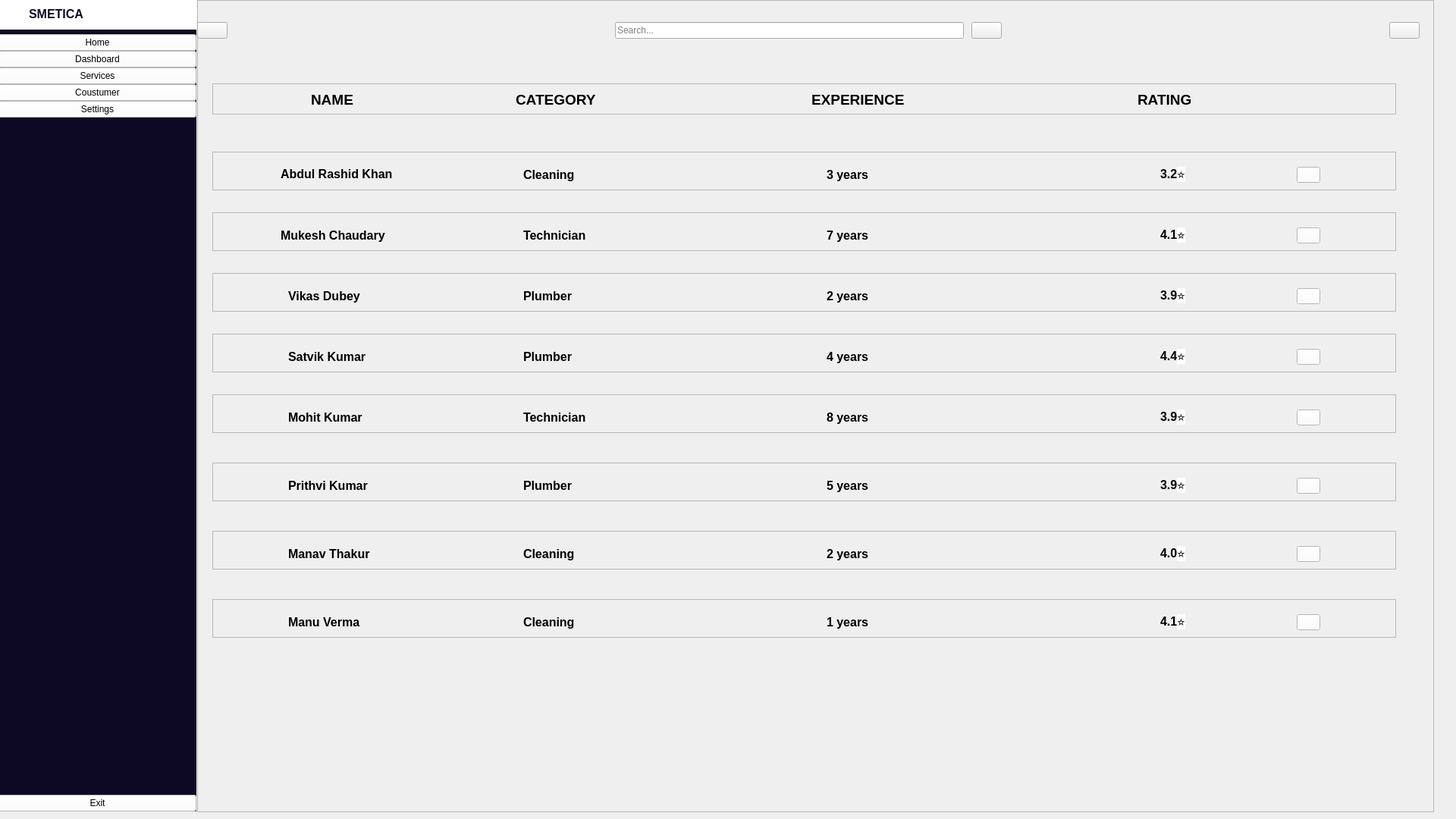
<?xml version="1.0" encoding="UTF-8"?>
<ui version="4.0">
 <class>Form</class>
 <widget class="QWidget" name="Form">
  <property name="geometry">
   <rect>
    <x>0</x>
    <y>0</y>
    <width>1920</width>
    <height>1080</height>
   </rect>
  </property>
  <property name="windowTitle">
   <string>Form</string>
  </property>
  <widget class="QWidget" name="full_menu_widget" native="true">
   <property name="geometry">
    <rect>
     <x>-2</x>
     <y>-1</y>
     <width>261</width>
     <height>1071</height>
    </rect>
   </property>
   <property name="styleSheet">
    <string notr="true">
background-color: rgb(13, 9, 36);</string>
   </property>
   <layout class="QVBoxLayout" name="verticalLayout_9">
    <property name="sizeConstraint">
     <enum>QLayout::SetDefaultConstraint</enum>
    </property>
    <item>
     <layout class="QHBoxLayout" name="horizontalLayout_8">
      <property name="spacing">
       <number>0</number>
      </property>
      <item>
       <widget class="QLabel" name="logo_label_5">
        <property name="minimumSize">
         <size>
          <width>40</width>
          <height>40</height>
         </size>
        </property>
        <property name="maximumSize">
         <size>
          <width>40</width>
          <height>40</height>
         </size>
        </property>
        <property name="styleSheet">
         <string notr="true">image: url(:/newPrefix/icons/attachment_97751416.svg);
background-color: rgb(255, 255, 255);</string>
        </property>
        <property name="text">
         <string/>
        </property>
        <property name="pixmap">
         <pixmap>:/icon/icon/Logo.png</pixmap>
        </property>
        <property name="scaledContents">
         <bool>true</bool>
        </property>
       </widget>
      </item>
      <item>
       <widget class="QLabel" name="logo_label_6">
        <property name="font">
         <font>
          <pointsize>15</pointsize>
         </font>
        </property>
        <property name="styleSheet">
         <string notr="true">background-color: rgb(255, 255, 255);</string>
        </property>
        <property name="text">
         <string>&lt;html&gt;&lt;head/&gt;&lt;body&gt;&lt;p&gt;&lt;span style=&quot; font-size:12pt; font-weight:600; color:#0d0924;&quot;&gt;SMETICA&lt;/span&gt;&lt;/p&gt;&lt;/body&gt;&lt;/html&gt;</string>
        </property>
       </widget>
      </item>
     </layout>
    </item>
    <item>
     <layout class="QVBoxLayout" name="verticalLayout_10">
      <property name="spacing">
       <number>0</number>
      </property>
      <item>
       <widget class="QPushButton" name="home_btn_4">
        <property name="enabled">
         <bool>true</bool>
        </property>
        <property name="sizePolicy">
         <sizepolicy hsizetype="Minimum" vsizetype="Fixed">
          <horstretch>45</horstretch>
          <verstretch>45</verstretch>
         </sizepolicy>
        </property>
        <property name="styleSheet">
         <string notr="true">background-color: rgb(255, 255, 255);</string>
        </property>
        <property name="text">
         <string>Home</string>
        </property>
        <property name="icon">
         <iconset resource="mainfileeee.qrc">
          <normaloff>:/newPrefix/icons/home-4-32.ico</normaloff>:/newPrefix/icons/home-4-32.ico</iconset>
        </property>
        <property name="iconSize">
         <size>
          <width>14</width>
          <height>14</height>
         </size>
        </property>
        <property name="checkable">
         <bool>true</bool>
        </property>
        <property name="autoExclusive">
         <bool>true</bool>
        </property>
       </widget>
      </item>
      <item>
       <widget class="QPushButton" name="dashborad_btn_4">
        <property name="styleSheet">
         <string notr="true">background-color: rgb(255, 255, 255);</string>
        </property>
        <property name="text">
         <string>Dashboard</string>
        </property>
        <property name="icon">
         <iconset resource="mainfileeee.qrc">
          <normaloff>:/newPrefix/icons/dashboard-5-32.ico</normaloff>:/newPrefix/icons/dashboard-5-32.ico</iconset>
        </property>
        <property name="iconSize">
         <size>
          <width>14</width>
          <height>14</height>
         </size>
        </property>
        <property name="checkable">
         <bool>true</bool>
        </property>
        <property name="autoExclusive">
         <bool>true</bool>
        </property>
       </widget>
      </item>
      <item>
       <widget class="QPushButton" name="ser3">
        <property name="styleSheet">
         <string notr="true">background-color: rgb(255, 255, 255);</string>
        </property>
        <property name="text">
         <string>Services</string>
        </property>
        <property name="icon">
         <iconset resource="mainfileeee.qrc">
          <normaloff>:/newPrefix/icons/group-32.ico</normaloff>:/newPrefix/icons/group-32.ico</iconset>
        </property>
        <property name="iconSize">
         <size>
          <width>14</width>
          <height>14</height>
         </size>
        </property>
        <property name="checkable">
         <bool>true</bool>
        </property>
        <property name="autoExclusive">
         <bool>true</bool>
        </property>
       </widget>
      </item>
      <item>
       <widget class="QPushButton" name="products_btn_4">
        <property name="styleSheet">
         <string notr="true">background-color: rgb(255, 255, 255);</string>
        </property>
        <property name="text">
         <string>Coustumer</string>
        </property>
        <property name="icon">
         <iconset resource="mainfileeee.qrc">
          <normaloff>:/newPrefix/icons/user-48.ico</normaloff>:/newPrefix/icons/user-48.ico</iconset>
        </property>
        <property name="iconSize">
         <size>
          <width>14</width>
          <height>14</height>
         </size>
        </property>
        <property name="checkable">
         <bool>true</bool>
        </property>
        <property name="autoExclusive">
         <bool>true</bool>
        </property>
       </widget>
      </item>
      <item>
       <widget class="QPushButton" name="customers_btn_4">
        <property name="styleSheet">
         <string notr="true">background-color: rgb(255, 255, 255);</string>
        </property>
        <property name="text">
         <string>Settings</string>
        </property>
        <property name="icon">
         <iconset resource="mainfileeee.qrc">
          <normaloff>:/newPrefix/icons/settings1.svg</normaloff>:/newPrefix/icons/settings1.svg</iconset>
        </property>
        <property name="iconSize">
         <size>
          <width>14</width>
          <height>14</height>
         </size>
        </property>
        <property name="checkable">
         <bool>true</bool>
        </property>
        <property name="autoExclusive">
         <bool>true</bool>
        </property>
       </widget>
      </item>
     </layout>
    </item>
    <item>
     <spacer name="verticalSpacer_4">
      <property name="orientation">
       <enum>Qt::Vertical</enum>
      </property>
      <property name="sizeHint" stdset="0">
       <size>
        <width>20</width>
        <height>373</height>
       </size>
      </property>
     </spacer>
    </item>
    <item>
     <widget class="QPushButton" name="exit_btn_4">
      <property name="styleSheet">
       <string notr="true">background-color: rgb(255, 255, 255);</string>
      </property>
      <property name="text">
       <string>Exit</string>
      </property>
      <property name="icon">
       <iconset resource="mainfileeee.qrc">
        <normaloff>:/newPrefix/icons/close-window-64.ico</normaloff>:/newPrefix/icons/close-window-64.ico</iconset>
      </property>
      <property name="iconSize">
       <size>
        <width>14</width>
        <height>14</height>
       </size>
      </property>
     </widget>
    </item>
   </layout>
  </widget>
  <widget class="QFrame" name="frame">
   <property name="geometry">
    <rect>
     <x>260</x>
     <y>0</y>
     <width>1631</width>
     <height>1071</height>
    </rect>
   </property>
   <property name="frameShape">
    <enum>QFrame::StyledPanel</enum>
   </property>
   <property name="frameShadow">
    <enum>QFrame::Raised</enum>
   </property>
   <widget class="QFrame" name="frame_2">
    <property name="geometry">
     <rect>
      <x>20</x>
      <y>280</y>
      <width>1561</width>
      <height>51</height>
     </rect>
    </property>
    <property name="frameShape">
     <enum>QFrame::StyledPanel</enum>
    </property>
    <property name="frameShadow">
     <enum>QFrame::Raised</enum>
    </property>
    <widget class="QLabel" name="label_2">
     <property name="geometry">
      <rect>
       <x>10</x>
       <y>10</y>
       <width>31</width>
       <height>31</height>
      </rect>
     </property>
     <property name="text">
      <string/>
     </property>
     <property name="pixmap">
      <pixmap resource="mainfileeee.qrc">:/newPrefix/icons/user-48.ico</pixmap>
     </property>
     <property name="scaledContents">
      <bool>true</bool>
     </property>
    </widget>
    <widget class="QLabel" name="label_6">
     <property name="geometry">
      <rect>
       <x>90</x>
       <y>20</y>
       <width>151</width>
       <height>21</height>
      </rect>
     </property>
     <property name="text">
      <string>&lt;html&gt;&lt;head/&gt;&lt;body&gt;&lt;p&gt;&lt;span style=&quot; font-size:12pt; font-weight:600;&quot;&gt;Mukesh Chaudary&lt;/span&gt;&lt;/p&gt;&lt;/body&gt;&lt;/html&gt;</string>
     </property>
    </widget>
    <widget class="QLabel" name="label_14">
     <property name="geometry">
      <rect>
       <x>410</x>
       <y>20</y>
       <width>91</width>
       <height>21</height>
      </rect>
     </property>
     <property name="text">
      <string>&lt;html&gt;&lt;head/&gt;&lt;body&gt;&lt;p&gt;&lt;span style=&quot; font-size:12pt; font-weight:600;&quot;&gt;Technician&lt;/span&gt;&lt;/p&gt;&lt;/body&gt;&lt;/html&gt;</string>
     </property>
    </widget>
    <widget class="QLabel" name="label_19">
     <property name="geometry">
      <rect>
       <x>810</x>
       <y>20</y>
       <width>71</width>
       <height>21</height>
      </rect>
     </property>
     <property name="text">
      <string>&lt;html&gt;&lt;head/&gt;&lt;body&gt;&lt;p&gt;&lt;span style=&quot; font-size:12pt; font-weight:600;&quot;&gt;7 years&lt;/span&gt;&lt;/p&gt;&lt;/body&gt;&lt;/html&gt;</string>
     </property>
    </widget>
    <widget class="QLabel" name="label_21">
     <property name="geometry">
      <rect>
       <x>1250</x>
       <y>20</y>
       <width>51</width>
       <height>21</height>
      </rect>
     </property>
     <property name="text">
      <string>&lt;html&gt;&lt;head/&gt;&lt;body&gt;&lt;p&gt;&lt;span style=&quot; font-size:12pt; font-weight:600;&quot;&gt;4.1&lt;/span&gt;&lt;span style=&quot; font-family:'Inter','sans-serif'; font-size:16px; color:#212529; background-color:#ffffff;&quot;&gt;⭐&lt;/span&gt;&lt;/p&gt;&lt;/body&gt;&lt;/html&gt;</string>
     </property>
    </widget>
    <widget class="QPushButton" name="pushButton_2">
     <property name="geometry">
      <rect>
       <x>1430</x>
       <y>20</y>
       <width>31</width>
       <height>21</height>
      </rect>
     </property>
     <property name="styleSheet">
      <string notr="true">background-color: rgb(255, 255, 255);</string>
     </property>
     <property name="text">
      <string/>
     </property>
     <property name="icon">
      <iconset resource="mainfileeee.qrc">
       <normaloff>:/newPrefix/icons/settings1.svg</normaloff>:/newPrefix/icons/settings1.svg</iconset>
     </property>
    </widget>
   </widget>
   <widget class="QFrame" name="frame_4">
    <property name="geometry">
     <rect>
      <x>20</x>
      <y>200</y>
      <width>1561</width>
      <height>51</height>
     </rect>
    </property>
    <property name="styleSheet">
     <string notr="true"/>
    </property>
    <property name="frameShape">
     <enum>QFrame::StyledPanel</enum>
    </property>
    <property name="frameShadow">
     <enum>QFrame::Raised</enum>
    </property>
    <widget class="QLabel" name="label">
     <property name="geometry">
      <rect>
       <x>10</x>
       <y>10</y>
       <width>31</width>
       <height>31</height>
      </rect>
     </property>
     <property name="text">
      <string/>
     </property>
     <property name="pixmap">
      <pixmap resource="mainfileeee.qrc">:/newPrefix/icons/user-48.ico</pixmap>
     </property>
     <property name="scaledContents">
      <bool>true</bool>
     </property>
    </widget>
    <widget class="QLabel" name="label_5">
     <property name="geometry">
      <rect>
       <x>90</x>
       <y>20</y>
       <width>161</width>
       <height>16</height>
      </rect>
     </property>
     <property name="text">
      <string>&lt;html&gt;&lt;head/&gt;&lt;body&gt;&lt;p&gt;&lt;span style=&quot; font-size:12pt; font-weight:600;&quot;&gt;Abdul Rashid Khan&lt;/span&gt;&lt;/p&gt;&lt;/body&gt;&lt;/html&gt;</string>
     </property>
    </widget>
    <widget class="QLabel" name="label_13">
     <property name="geometry">
      <rect>
       <x>410</x>
       <y>20</y>
       <width>81</width>
       <height>21</height>
      </rect>
     </property>
     <property name="text">
      <string>&lt;html&gt;&lt;head/&gt;&lt;body&gt;&lt;p&gt;&lt;span style=&quot; font-size:12pt; font-weight:600;&quot;&gt;Cleaning&lt;/span&gt;&lt;/p&gt;&lt;/body&gt;&lt;/html&gt;</string>
     </property>
    </widget>
    <widget class="QLabel" name="label_17">
     <property name="geometry">
      <rect>
       <x>810</x>
       <y>20</y>
       <width>61</width>
       <height>21</height>
      </rect>
     </property>
     <property name="text">
      <string>&lt;html&gt;&lt;head/&gt;&lt;body&gt;&lt;p&gt;&lt;span style=&quot; font-size:12pt; font-weight:600;&quot;&gt;3 years&lt;/span&gt;&lt;/p&gt;&lt;/body&gt;&lt;/html&gt;</string>
     </property>
    </widget>
    <widget class="QLabel" name="label_18">
     <property name="geometry">
      <rect>
       <x>1250</x>
       <y>20</y>
       <width>51</width>
       <height>21</height>
      </rect>
     </property>
     <property name="text">
      <string>&lt;html&gt;&lt;head/&gt;&lt;body&gt;&lt;p&gt;&lt;span style=&quot; font-size:12pt; font-weight:600;&quot;&gt;3.2&lt;/span&gt;&lt;span style=&quot; font-family:'Inter','sans-serif'; font-size:16px; color:#212529; background-color:#ffffff;&quot;&gt;⭐&lt;/span&gt;&lt;/p&gt;&lt;/body&gt;&lt;/html&gt;</string>
     </property>
    </widget>
    <widget class="QPushButton" name="pushButton">
     <property name="geometry">
      <rect>
       <x>1430</x>
       <y>20</y>
       <width>31</width>
       <height>21</height>
      </rect>
     </property>
     <property name="styleSheet">
      <string notr="true">background-color: rgb(255, 255, 255);</string>
     </property>
     <property name="text">
      <string/>
     </property>
     <property name="icon">
      <iconset resource="mainfileeee.qrc">
       <normaloff>:/newPrefix/icons/settings1.svg</normaloff>:/newPrefix/icons/settings1.svg</iconset>
     </property>
    </widget>
   </widget>
   <widget class="QFrame" name="frame_3">
    <property name="geometry">
     <rect>
      <x>20</x>
      <y>360</y>
      <width>1561</width>
      <height>51</height>
     </rect>
    </property>
    <property name="frameShape">
     <enum>QFrame::StyledPanel</enum>
    </property>
    <property name="frameShadow">
     <enum>QFrame::Raised</enum>
    </property>
    <widget class="QLabel" name="label_3">
     <property name="geometry">
      <rect>
       <x>10</x>
       <y>10</y>
       <width>31</width>
       <height>31</height>
      </rect>
     </property>
     <property name="text">
      <string/>
     </property>
     <property name="pixmap">
      <pixmap resource="mainfileeee.qrc">:/newPrefix/icons/user-48.ico</pixmap>
     </property>
     <property name="scaledContents">
      <bool>true</bool>
     </property>
    </widget>
    <widget class="QLabel" name="label_10">
     <property name="geometry">
      <rect>
       <x>100</x>
       <y>20</y>
       <width>101</width>
       <height>21</height>
      </rect>
     </property>
     <property name="text">
      <string>&lt;html&gt;&lt;head/&gt;&lt;body&gt;&lt;p&gt;&lt;span style=&quot; font-size:12pt; font-weight:600;&quot;&gt;Vikas Dubey&lt;/span&gt;&lt;/p&gt;&lt;/body&gt;&lt;/html&gt;</string>
     </property>
    </widget>
    <widget class="QLabel" name="label_16">
     <property name="geometry">
      <rect>
       <x>410</x>
       <y>20</y>
       <width>71</width>
       <height>21</height>
      </rect>
     </property>
     <property name="text">
      <string>&lt;html&gt;&lt;head/&gt;&lt;body&gt;&lt;p&gt;&lt;span style=&quot; font-size:12pt; font-weight:600;&quot;&gt;Plumber&lt;/span&gt;&lt;/p&gt;&lt;/body&gt;&lt;/html&gt;</string>
     </property>
    </widget>
    <widget class="QLabel" name="label_20">
     <property name="geometry">
      <rect>
       <x>810</x>
       <y>20</y>
       <width>61</width>
       <height>21</height>
      </rect>
     </property>
     <property name="text">
      <string>&lt;html&gt;&lt;head/&gt;&lt;body&gt;&lt;p&gt;&lt;span style=&quot; font-size:12pt; font-weight:600;&quot;&gt;2 years&lt;/span&gt;&lt;/p&gt;&lt;/body&gt;&lt;/html&gt;</string>
     </property>
    </widget>
    <widget class="QLabel" name="label_22">
     <property name="geometry">
      <rect>
       <x>1250</x>
       <y>20</y>
       <width>51</width>
       <height>21</height>
      </rect>
     </property>
     <property name="text">
      <string>&lt;html&gt;&lt;head/&gt;&lt;body&gt;&lt;p&gt;&lt;span style=&quot; font-size:12pt; font-weight:600;&quot;&gt;3.9&lt;/span&gt;&lt;span style=&quot; font-family:'Inter','sans-serif'; font-size:16px; color:#212529; background-color:#ffffff;&quot;&gt;⭐&lt;/span&gt;&lt;/p&gt;&lt;/body&gt;&lt;/html&gt;</string>
     </property>
    </widget>
    <widget class="QPushButton" name="pushButton_3">
     <property name="geometry">
      <rect>
       <x>1430</x>
       <y>20</y>
       <width>31</width>
       <height>21</height>
      </rect>
     </property>
     <property name="styleSheet">
      <string notr="true">background-color: rgb(255, 255, 255);</string>
     </property>
     <property name="text">
      <string/>
     </property>
     <property name="icon">
      <iconset resource="mainfileeee.qrc">
       <normaloff>:/newPrefix/icons/settings1.svg</normaloff>:/newPrefix/icons/settings1.svg</iconset>
     </property>
    </widget>
   </widget>
   <widget class="QFrame" name="frame_5">
    <property name="geometry">
     <rect>
      <x>20</x>
      <y>440</y>
      <width>1561</width>
      <height>51</height>
     </rect>
    </property>
    <property name="frameShape">
     <enum>QFrame::StyledPanel</enum>
    </property>
    <property name="frameShadow">
     <enum>QFrame::Raised</enum>
    </property>
    <widget class="QLabel" name="label_4">
     <property name="geometry">
      <rect>
       <x>10</x>
       <y>10</y>
       <width>31</width>
       <height>31</height>
      </rect>
     </property>
     <property name="text">
      <string/>
     </property>
     <property name="pixmap">
      <pixmap resource="mainfileeee.qrc">:/newPrefix/icons/user-48.ico</pixmap>
     </property>
     <property name="scaledContents">
      <bool>true</bool>
     </property>
    </widget>
    <widget class="QLabel" name="label_12">
     <property name="geometry">
      <rect>
       <x>100</x>
       <y>20</y>
       <width>111</width>
       <height>21</height>
      </rect>
     </property>
     <property name="text">
      <string>&lt;html&gt;&lt;head/&gt;&lt;body&gt;&lt;p&gt;&lt;span style=&quot; font-size:12pt; font-weight:600;&quot;&gt;Satvik Kumar&lt;/span&gt;&lt;/p&gt;&lt;/body&gt;&lt;/html&gt;</string>
     </property>
    </widget>
    <widget class="QLabel" name="label_15">
     <property name="geometry">
      <rect>
       <x>410</x>
       <y>20</y>
       <width>71</width>
       <height>21</height>
      </rect>
     </property>
     <property name="text">
      <string>&lt;html&gt;&lt;head/&gt;&lt;body&gt;&lt;p&gt;&lt;span style=&quot; font-size:12pt; font-weight:600;&quot;&gt;Plumber&lt;/span&gt;&lt;/p&gt;&lt;/body&gt;&lt;/html&gt;</string>
     </property>
    </widget>
    <widget class="QLabel" name="label_23">
     <property name="geometry">
      <rect>
       <x>810</x>
       <y>20</y>
       <width>71</width>
       <height>21</height>
      </rect>
     </property>
     <property name="text">
      <string>&lt;html&gt;&lt;head/&gt;&lt;body&gt;&lt;p&gt;&lt;span style=&quot; font-size:12pt; font-weight:600;&quot;&gt;4 years&lt;/span&gt;&lt;/p&gt;&lt;/body&gt;&lt;/html&gt;</string>
     </property>
    </widget>
    <widget class="QLabel" name="label_24">
     <property name="geometry">
      <rect>
       <x>1250</x>
       <y>20</y>
       <width>51</width>
       <height>21</height>
      </rect>
     </property>
     <property name="text">
      <string>&lt;html&gt;&lt;head/&gt;&lt;body&gt;&lt;p&gt;&lt;span style=&quot; font-size:12pt; font-weight:600;&quot;&gt;4.4&lt;/span&gt;&lt;span style=&quot; font-family:'Inter','sans-serif'; font-size:16px; color:#212529; background-color:#ffffff;&quot;&gt;⭐&lt;/span&gt;&lt;/p&gt;&lt;/body&gt;&lt;/html&gt;</string>
     </property>
    </widget>
    <widget class="QPushButton" name="pushButton_4">
     <property name="geometry">
      <rect>
       <x>1430</x>
       <y>20</y>
       <width>31</width>
       <height>21</height>
      </rect>
     </property>
     <property name="styleSheet">
      <string notr="true">background-color: rgb(255, 255, 255);</string>
     </property>
     <property name="text">
      <string/>
     </property>
     <property name="icon">
      <iconset resource="mainfileeee.qrc">
       <normaloff>:/newPrefix/icons/settings1.svg</normaloff>:/newPrefix/icons/settings1.svg</iconset>
     </property>
    </widget>
   </widget>
   <widget class="QFrame" name="frame_6">
    <property name="geometry">
     <rect>
      <x>20</x>
      <y>110</y>
      <width>1561</width>
      <height>41</height>
     </rect>
    </property>
    <property name="frameShape">
     <enum>QFrame::StyledPanel</enum>
    </property>
    <property name="frameShadow">
     <enum>QFrame::Raised</enum>
    </property>
    <widget class="QLabel" name="label_7">
     <property name="geometry">
      <rect>
       <x>130</x>
       <y>10</y>
       <width>61</width>
       <height>21</height>
      </rect>
     </property>
     <property name="text">
      <string>&lt;html&gt;&lt;head/&gt;&lt;body&gt;&lt;p&gt;&lt;span style=&quot; font-size:14pt; font-weight:600;&quot;&gt;NAME&lt;/span&gt;&lt;/p&gt;&lt;/body&gt;&lt;/html&gt;</string>
     </property>
    </widget>
    <widget class="QLabel" name="label_8">
     <property name="geometry">
      <rect>
       <x>400</x>
       <y>10</y>
       <width>111</width>
       <height>21</height>
      </rect>
     </property>
     <property name="text">
      <string>&lt;html&gt;&lt;head/&gt;&lt;body&gt;&lt;p&gt;&lt;span style=&quot; font-size:14pt; font-weight:600;&quot;&gt;CATEGORY&lt;/span&gt;&lt;/p&gt;&lt;/body&gt;&lt;/html&gt;</string>
     </property>
    </widget>
    <widget class="QLabel" name="label_9">
     <property name="geometry">
      <rect>
       <x>790</x>
       <y>10</y>
       <width>131</width>
       <height>21</height>
      </rect>
     </property>
     <property name="text">
      <string>&lt;html&gt;&lt;head/&gt;&lt;body&gt;&lt;p&gt;&lt;span style=&quot; font-size:14pt; font-weight:600;&quot;&gt;EXPERIENCE&lt;/span&gt;&lt;/p&gt;&lt;/body&gt;&lt;/html&gt;</string>
     </property>
    </widget>
    <widget class="QLabel" name="label_11">
     <property name="geometry">
      <rect>
       <x>1220</x>
       <y>10</y>
       <width>81</width>
       <height>21</height>
      </rect>
     </property>
     <property name="text">
      <string>&lt;html&gt;&lt;head/&gt;&lt;body&gt;&lt;p&gt;&lt;span style=&quot; font-size:14pt; font-weight:600;&quot;&gt;RATING&lt;/span&gt;&lt;/p&gt;&lt;/body&gt;&lt;/html&gt;</string>
     </property>
    </widget>
   </widget>
   <widget class="QFrame" name="frame_7">
    <property name="geometry">
     <rect>
      <x>20</x>
      <y>520</y>
      <width>1561</width>
      <height>51</height>
     </rect>
    </property>
    <property name="frameShape">
     <enum>QFrame::StyledPanel</enum>
    </property>
    <property name="frameShadow">
     <enum>QFrame::Raised</enum>
    </property>
    <widget class="QLabel" name="label_30">
     <property name="geometry">
      <rect>
       <x>10</x>
       <y>10</y>
       <width>31</width>
       <height>31</height>
      </rect>
     </property>
     <property name="text">
      <string/>
     </property>
     <property name="pixmap">
      <pixmap resource="mainfileeee.qrc">:/newPrefix/icons/user-48.ico</pixmap>
     </property>
     <property name="scaledContents">
      <bool>true</bool>
     </property>
    </widget>
    <widget class="QLabel" name="label_31">
     <property name="geometry">
      <rect>
       <x>100</x>
       <y>20</y>
       <width>111</width>
       <height>21</height>
      </rect>
     </property>
     <property name="text">
      <string>&lt;html&gt;&lt;head/&gt;&lt;body&gt;&lt;p&gt;&lt;span style=&quot; font-size:12pt; font-weight:600;&quot;&gt;Mohit Kumar&lt;/span&gt;&lt;/p&gt;&lt;/body&gt;&lt;/html&gt;</string>
     </property>
    </widget>
    <widget class="QLabel" name="label_32">
     <property name="geometry">
      <rect>
       <x>410</x>
       <y>20</y>
       <width>91</width>
       <height>21</height>
      </rect>
     </property>
     <property name="text">
      <string>&lt;html&gt;&lt;head/&gt;&lt;body&gt;&lt;p&gt;&lt;span style=&quot; font-size:12pt; font-weight:600;&quot;&gt;Technician&lt;/span&gt;&lt;/p&gt;&lt;/body&gt;&lt;/html&gt;</string>
     </property>
    </widget>
    <widget class="QLabel" name="label_33">
     <property name="geometry">
      <rect>
       <x>810</x>
       <y>20</y>
       <width>71</width>
       <height>21</height>
      </rect>
     </property>
     <property name="text">
      <string>&lt;html&gt;&lt;head/&gt;&lt;body&gt;&lt;p&gt;&lt;span style=&quot; font-size:12pt; font-weight:600;&quot;&gt;8 years&lt;/span&gt;&lt;/p&gt;&lt;/body&gt;&lt;/html&gt;</string>
     </property>
    </widget>
    <widget class="QLabel" name="label_34">
     <property name="geometry">
      <rect>
       <x>1250</x>
       <y>20</y>
       <width>51</width>
       <height>21</height>
      </rect>
     </property>
     <property name="text">
      <string>&lt;html&gt;&lt;head/&gt;&lt;body&gt;&lt;p&gt;&lt;span style=&quot; font-size:12pt; font-weight:600;&quot;&gt;3.9&lt;/span&gt;&lt;span style=&quot; font-family:'Inter','sans-serif'; font-size:16px; color:#212529; background-color:#ffffff;&quot;&gt;⭐&lt;/span&gt;&lt;/p&gt;&lt;/body&gt;&lt;/html&gt;</string>
     </property>
    </widget>
    <widget class="QPushButton" name="pushButton_6">
     <property name="geometry">
      <rect>
       <x>1430</x>
       <y>20</y>
       <width>31</width>
       <height>21</height>
      </rect>
     </property>
     <property name="styleSheet">
      <string notr="true">background-color: rgb(255, 255, 255);</string>
     </property>
     <property name="text">
      <string/>
     </property>
     <property name="icon">
      <iconset resource="mainfileeee.qrc">
       <normaloff>:/newPrefix/icons/settings1.svg</normaloff>:/newPrefix/icons/settings1.svg</iconset>
     </property>
    </widget>
   </widget>
   <widget class="QFrame" name="frame_8">
    <property name="geometry">
     <rect>
      <x>20</x>
      <y>610</y>
      <width>1561</width>
      <height>51</height>
     </rect>
    </property>
    <property name="frameShape">
     <enum>QFrame::StyledPanel</enum>
    </property>
    <property name="frameShadow">
     <enum>QFrame::Raised</enum>
    </property>
    <widget class="QLabel" name="label_40">
     <property name="geometry">
      <rect>
       <x>10</x>
       <y>10</y>
       <width>31</width>
       <height>31</height>
      </rect>
     </property>
     <property name="text">
      <string/>
     </property>
     <property name="pixmap">
      <pixmap resource="mainfileeee.qrc">:/newPrefix/icons/user-48.ico</pixmap>
     </property>
     <property name="scaledContents">
      <bool>true</bool>
     </property>
    </widget>
    <widget class="QLabel" name="label_41">
     <property name="geometry">
      <rect>
       <x>100</x>
       <y>20</y>
       <width>121</width>
       <height>21</height>
      </rect>
     </property>
     <property name="text">
      <string>&lt;html&gt;&lt;head/&gt;&lt;body&gt;&lt;p&gt;&lt;span style=&quot; font-size:12pt; font-weight:600;&quot;&gt;Prithvi Kumar&lt;/span&gt;&lt;/p&gt;&lt;/body&gt;&lt;/html&gt;</string>
     </property>
    </widget>
    <widget class="QLabel" name="label_42">
     <property name="geometry">
      <rect>
       <x>410</x>
       <y>20</y>
       <width>71</width>
       <height>21</height>
      </rect>
     </property>
     <property name="text">
      <string>&lt;html&gt;&lt;head/&gt;&lt;body&gt;&lt;p&gt;&lt;span style=&quot; font-size:12pt; font-weight:600;&quot;&gt;Plumber&lt;/span&gt;&lt;/p&gt;&lt;/body&gt;&lt;/html&gt;</string>
     </property>
    </widget>
    <widget class="QLabel" name="label_43">
     <property name="geometry">
      <rect>
       <x>810</x>
       <y>20</y>
       <width>71</width>
       <height>21</height>
      </rect>
     </property>
     <property name="text">
      <string>&lt;html&gt;&lt;head/&gt;&lt;body&gt;&lt;p&gt;&lt;span style=&quot; font-size:12pt; font-weight:600;&quot;&gt;5 years&lt;/span&gt;&lt;/p&gt;&lt;/body&gt;&lt;/html&gt;</string>
     </property>
    </widget>
    <widget class="QLabel" name="label_44">
     <property name="geometry">
      <rect>
       <x>1250</x>
       <y>20</y>
       <width>51</width>
       <height>21</height>
      </rect>
     </property>
     <property name="text">
      <string>&lt;html&gt;&lt;head/&gt;&lt;body&gt;&lt;p&gt;&lt;span style=&quot; font-size:12pt; font-weight:600;&quot;&gt;3.9&lt;/span&gt;&lt;span style=&quot; font-family:'Inter','sans-serif'; font-size:16px; color:#212529; background-color:#ffffff;&quot;&gt;⭐&lt;/span&gt;&lt;/p&gt;&lt;/body&gt;&lt;/html&gt;</string>
     </property>
    </widget>
    <widget class="QPushButton" name="pushButton_8">
     <property name="geometry">
      <rect>
       <x>1430</x>
       <y>20</y>
       <width>31</width>
       <height>21</height>
      </rect>
     </property>
     <property name="styleSheet">
      <string notr="true">background-color: rgb(255, 255, 255);</string>
     </property>
     <property name="text">
      <string/>
     </property>
     <property name="icon">
      <iconset resource="mainfileeee.qrc">
       <normaloff>:/newPrefix/icons/settings1.svg</normaloff>:/newPrefix/icons/settings1.svg</iconset>
     </property>
    </widget>
   </widget>
   <widget class="QFrame" name="frame_9">
    <property name="geometry">
     <rect>
      <x>20</x>
      <y>700</y>
      <width>1561</width>
      <height>51</height>
     </rect>
    </property>
    <property name="frameShape">
     <enum>QFrame::StyledPanel</enum>
    </property>
    <property name="frameShadow">
     <enum>QFrame::Raised</enum>
    </property>
    <widget class="QLabel" name="label_45">
     <property name="geometry">
      <rect>
       <x>10</x>
       <y>10</y>
       <width>31</width>
       <height>31</height>
      </rect>
     </property>
     <property name="text">
      <string/>
     </property>
     <property name="pixmap">
      <pixmap resource="mainfileeee.qrc">:/newPrefix/icons/user-48.ico</pixmap>
     </property>
     <property name="scaledContents">
      <bool>true</bool>
     </property>
    </widget>
    <widget class="QLabel" name="label_46">
     <property name="geometry">
      <rect>
       <x>100</x>
       <y>20</y>
       <width>121</width>
       <height>21</height>
      </rect>
     </property>
     <property name="text">
      <string>&lt;html&gt;&lt;head/&gt;&lt;body&gt;&lt;p&gt;&lt;span style=&quot; font-size:12pt; font-weight:600;&quot;&gt;Manav Thakur&lt;/span&gt;&lt;/p&gt;&lt;/body&gt;&lt;/html&gt;</string>
     </property>
    </widget>
    <widget class="QLabel" name="label_47">
     <property name="geometry">
      <rect>
       <x>410</x>
       <y>20</y>
       <width>71</width>
       <height>21</height>
      </rect>
     </property>
     <property name="text">
      <string>&lt;html&gt;&lt;head/&gt;&lt;body&gt;&lt;p&gt;&lt;span style=&quot; font-size:12pt; font-weight:600;&quot;&gt;Cleaning&lt;/span&gt;&lt;/p&gt;&lt;/body&gt;&lt;/html&gt;</string>
     </property>
    </widget>
    <widget class="QLabel" name="label_48">
     <property name="geometry">
      <rect>
       <x>810</x>
       <y>20</y>
       <width>71</width>
       <height>21</height>
      </rect>
     </property>
     <property name="text">
      <string>&lt;html&gt;&lt;head/&gt;&lt;body&gt;&lt;p&gt;&lt;span style=&quot; font-size:12pt; font-weight:600;&quot;&gt;2 years&lt;/span&gt;&lt;/p&gt;&lt;/body&gt;&lt;/html&gt;</string>
     </property>
    </widget>
    <widget class="QLabel" name="label_49">
     <property name="geometry">
      <rect>
       <x>1250</x>
       <y>20</y>
       <width>51</width>
       <height>21</height>
      </rect>
     </property>
     <property name="text">
      <string>&lt;html&gt;&lt;head/&gt;&lt;body&gt;&lt;p&gt;&lt;span style=&quot; font-size:12pt; font-weight:600;&quot;&gt;4.0&lt;/span&gt;&lt;span style=&quot; font-family:'Inter','sans-serif'; font-size:16px; color:#212529; background-color:#ffffff;&quot;&gt;⭐&lt;/span&gt;&lt;/p&gt;&lt;/body&gt;&lt;/html&gt;</string>
     </property>
    </widget>
    <widget class="QPushButton" name="pushButton_9">
     <property name="geometry">
      <rect>
       <x>1430</x>
       <y>20</y>
       <width>31</width>
       <height>21</height>
      </rect>
     </property>
     <property name="styleSheet">
      <string notr="true">background-color: rgb(255, 255, 255);</string>
     </property>
     <property name="text">
      <string/>
     </property>
     <property name="icon">
      <iconset resource="mainfileeee.qrc">
       <normaloff>:/newPrefix/icons/settings1.svg</normaloff>:/newPrefix/icons/settings1.svg</iconset>
     </property>
    </widget>
   </widget>
   <widget class="QFrame" name="frame_10">
    <property name="geometry">
     <rect>
      <x>20</x>
      <y>790</y>
      <width>1561</width>
      <height>51</height>
     </rect>
    </property>
    <property name="frameShape">
     <enum>QFrame::StyledPanel</enum>
    </property>
    <property name="frameShadow">
     <enum>QFrame::Raised</enum>
    </property>
    <widget class="QLabel" name="label_50">
     <property name="geometry">
      <rect>
       <x>10</x>
       <y>10</y>
       <width>31</width>
       <height>31</height>
      </rect>
     </property>
     <property name="text">
      <string/>
     </property>
     <property name="pixmap">
      <pixmap resource="mainfileeee.qrc">:/newPrefix/icons/user-48.ico</pixmap>
     </property>
     <property name="scaledContents">
      <bool>true</bool>
     </property>
    </widget>
    <widget class="QLabel" name="label_51">
     <property name="geometry">
      <rect>
       <x>100</x>
       <y>20</y>
       <width>111</width>
       <height>21</height>
      </rect>
     </property>
     <property name="text">
      <string>&lt;html&gt;&lt;head/&gt;&lt;body&gt;&lt;p&gt;&lt;span style=&quot; font-size:12pt; font-weight:600;&quot;&gt;Manu Verma&lt;/span&gt;&lt;/p&gt;&lt;/body&gt;&lt;/html&gt;</string>
     </property>
    </widget>
    <widget class="QLabel" name="label_52">
     <property name="geometry">
      <rect>
       <x>410</x>
       <y>20</y>
       <width>71</width>
       <height>21</height>
      </rect>
     </property>
     <property name="text">
      <string>&lt;html&gt;&lt;head/&gt;&lt;body&gt;&lt;p&gt;&lt;span style=&quot; font-size:12pt; font-weight:600;&quot;&gt;Cleaning&lt;/span&gt;&lt;/p&gt;&lt;/body&gt;&lt;/html&gt;</string>
     </property>
    </widget>
    <widget class="QLabel" name="label_53">
     <property name="geometry">
      <rect>
       <x>810</x>
       <y>20</y>
       <width>71</width>
       <height>21</height>
      </rect>
     </property>
     <property name="text">
      <string>&lt;html&gt;&lt;head/&gt;&lt;body&gt;&lt;p&gt;&lt;span style=&quot; font-size:12pt; font-weight:600;&quot;&gt;1 years&lt;/span&gt;&lt;/p&gt;&lt;/body&gt;&lt;/html&gt;</string>
     </property>
    </widget>
    <widget class="QLabel" name="label_54">
     <property name="geometry">
      <rect>
       <x>1250</x>
       <y>20</y>
       <width>51</width>
       <height>21</height>
      </rect>
     </property>
     <property name="text">
      <string>&lt;html&gt;&lt;head/&gt;&lt;body&gt;&lt;p&gt;&lt;span style=&quot; font-size:12pt; font-weight:600;&quot;&gt;4.1&lt;/span&gt;&lt;span style=&quot; font-family:'Inter','sans-serif'; font-size:16px; color:#212529; background-color:#ffffff;&quot;&gt;⭐&lt;/span&gt;&lt;/p&gt;&lt;/body&gt;&lt;/html&gt;</string>
     </property>
    </widget>
    <widget class="QPushButton" name="pushButton_10">
     <property name="geometry">
      <rect>
       <x>1430</x>
       <y>20</y>
       <width>31</width>
       <height>21</height>
      </rect>
     </property>
     <property name="styleSheet">
      <string notr="true">background-color: rgb(255, 255, 255);</string>
     </property>
     <property name="text">
      <string/>
     </property>
     <property name="icon">
      <iconset resource="mainfileeee.qrc">
       <normaloff>:/newPrefix/icons/settings1.svg</normaloff>:/newPrefix/icons/settings1.svg</iconset>
     </property>
    </widget>
   </widget>
  </widget>
  <widget class="QWidget" name="widget_2" native="true">
   <property name="geometry">
    <rect>
     <x>260</x>
     <y>20</y>
     <width>1621</width>
     <height>40</height>
    </rect>
   </property>
   <property name="minimumSize">
    <size>
     <width>0</width>
     <height>40</height>
    </size>
   </property>
   <layout class="QHBoxLayout" name="horizontalLayout_7">
    <property name="spacing">
     <number>0</number>
    </property>
    <property name="leftMargin">
     <number>0</number>
    </property>
    <property name="topMargin">
     <number>0</number>
    </property>
    <property name="rightMargin">
     <number>9</number>
    </property>
    <property name="bottomMargin">
     <number>0</number>
    </property>
    <item>
     <widget class="QPushButton" name="change_btn_3">
      <property name="text">
       <string/>
      </property>
      <property name="icon">
       <iconset resource="mainfileeee.qrc">
        <normaloff>:/newPrefix/icons/activity-feed-32.ico</normaloff>:/newPrefix/icons/activity-feed-32.ico</iconset>
      </property>
      <property name="iconSize">
       <size>
        <width>14</width>
        <height>14</height>
       </size>
      </property>
      <property name="checkable">
       <bool>true</bool>
      </property>
     </widget>
    </item>
    <item>
     <spacer name="horizontalSpacer_5">
      <property name="orientation">
       <enum>Qt::Horizontal</enum>
      </property>
      <property name="sizeHint" stdset="0">
       <size>
        <width>236</width>
        <height>20</height>
       </size>
      </property>
     </spacer>
    </item>
    <item>
     <layout class="QHBoxLayout" name="horizontalLayout_9">
      <property name="spacing">
       <number>10</number>
      </property>
      <item>
       <widget class="QLineEdit" name="search_input_3">
        <property name="placeholderText">
         <string>Search...</string>
        </property>
       </widget>
      </item>
      <item>
       <widget class="QPushButton" name="search_btn_3">
        <property name="text">
         <string/>
        </property>
        <property name="icon">
         <iconset resource="mainfileeee.qrc">
          <normaloff>:/newPrefix/icons/search-13-48.ico</normaloff>:/newPrefix/icons/search-13-48.ico</iconset>
        </property>
       </widget>
      </item>
     </layout>
    </item>
    <item>
     <spacer name="horizontalSpacer_6">
      <property name="orientation">
       <enum>Qt::Horizontal</enum>
      </property>
      <property name="sizeHint" stdset="0">
       <size>
        <width>236</width>
        <height>20</height>
       </size>
      </property>
     </spacer>
    </item>
    <item>
     <widget class="QPushButton" name="user_btn_3">
      <property name="text">
       <string/>
      </property>
      <property name="icon">
       <iconset resource="mainfileeee.qrc">
        <normaloff>:/newPrefix/icons/user-48.ico</normaloff>:/newPrefix/icons/user-48.ico</iconset>
      </property>
     </widget>
    </item>
   </layout>
  </widget>
 </widget>
 <resources>
  <include location="mainfileeee.qrc"/>
 </resources>
 <connections/>
</ui>
